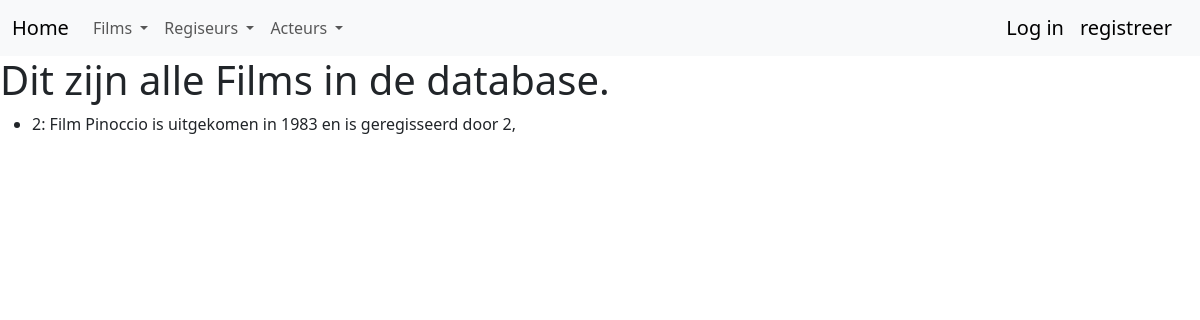
Page /listfilms on the earlier database version.
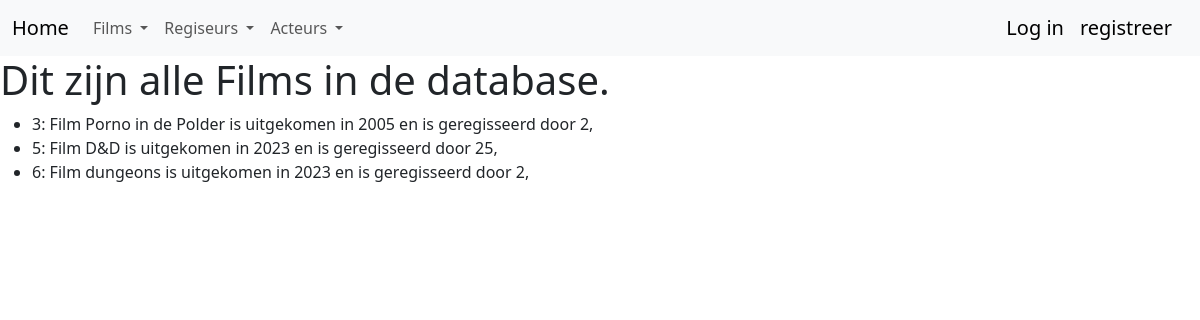
Same page on the later database version.
### myproject/models.py (models this page shows, shortened)
class Film(db.Model):
    __tablename__ = 'film'
    id = db.Column(db.Integer,primary_key=True,autoincrement=True)
    titel = db.Column(db.Text)
    jaartal = db.Column(db.Integer)
    regisseur_id = db.Column(db.Integer)
    youtube = db.Column(db.Text)
    synopsis = db.column(db.Text)
    def __repr__(self):
        return f"{self.id}: Film {self.titel} is uitgekomen in {self.jaartal} en is geregisseerd door {self.regisseur_id},"

### app.py (the view)
@app.route('/listfilms')
def list_films():
    films = Film.query.all()
    return render_template('listfilms.html', films = films)

### myproject/templates/listfilms.html
{% extends "base.html" %}
{% block content %}
<div class="jumbotron">
  <h1>Dit zijn alle Films in de database.</h1>
  <ul>
    {% for film in films  %}
    <li>{{film}}</li>
    {% endfor %}
  </ul>
</div>
{% endblock %}

Differences in the rows shown:
removed Film: id+titel+jaartal "2: Film Pinoccio is uitgekomen in 1983 en is geregisseerd door 2,"
added Film: id+titel+jaartal "3: Film Porno in de Polder is uitgekomen in 2005 en is geregisseerd door 2,"
added Film: id+titel+jaartal "5: Film D&D is uitgekomen in 2023 en is geregisseerd door 25,"
added Film: id+titel+jaartal "6: Film dungeons is uitgekomen in 2023 en is geregisseerd door 2,"
